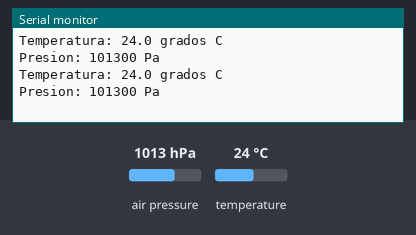
This sketch was run on a simulated Arduino Uno, built with avr-gcc and run on an emulated ATmega328P. Shown: the last lines printed to the serial monitor. Wiring (inferred from the names in the program): BMP180 pressure sensor at I2C address 0x77. The inputs (shaded band) are chosen by the test bench; at power-on: air pressure 1013 hPa, temperature 24 °C.

Above: at 1.2 s.
1.3 s: air pressure set to 952 hPa
At 2.6 s:
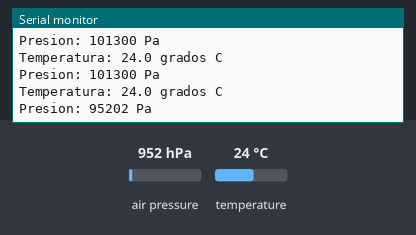
2.8 s: temperature set to 12 °C
At 3.6 s:
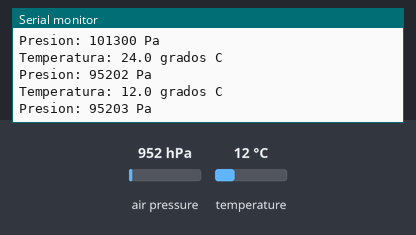
4.3 s: air pressure set to 975 hPa
At 5.9 s:
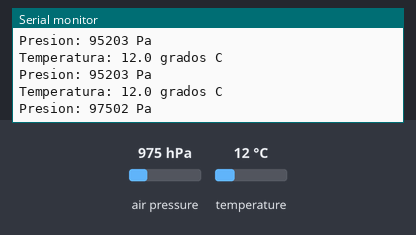
Timing chart, 0 to 7.4 s (numbered marks = the images above; inputs shaded):
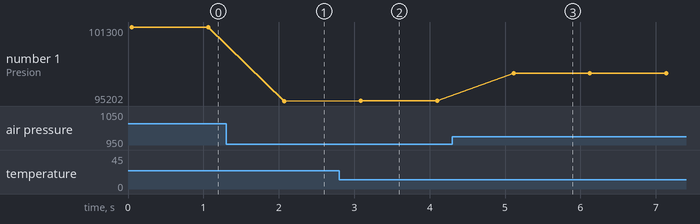

Measured:
- after the input at 1.3 s, the serial monitor: prints a new line after 0.77 s (image 1)
- after the input at 2.8 s, the serial monitor: prints a new line after 0.26 s (image 2)
- after the input at 4.3 s, the serial monitor: prints a new line after 0.81 s (image 3)
- plotted number 1: 101300 → 95202 after the input at 1.3 s, 95202 → 95203 after the input at 2.8 s, 95203 → 97502 after the input at 4.3 s

The sketch:

BMP085_ejemplo.ino
```cpp
/******************************************************************
** Código creado en Electrónica 5Hz                              **
** www.5hz-electronica.com                                       **
** Por: Rafael Almaguer                                          **
**                                                               **
** Descripción del código:                                       **
**                                                               **
** Ejemplo para el sensor de presión y temperatura BMP085        **
**                                                               **
*******************************************************************
Conexiones:
UNO   BMP085

3.3V  VCC
GND   GND
SDA    SDA
SCL    SCL
*/

// Libreria para comunicarse por medio del protocolo I2C
#include <Wire.h>

#define BMP085_ADDRESS 0x77  // dirección I2C del BMP085

const unsigned char OSS = 0;  // Configuración de Oversampling

// Valores de calibración
int ac1;
int ac2;
int ac3;
unsigned int ac4;
unsigned int ac5;
unsigned int ac6;
int b1;
int b2;
int mb;
int mc;
int md;

//b5 es calculado en bmp085GetTemperature(...), esta variable tambien es usada en bmp085GetPressure(...)
//asi que la funcion de temperatura debe ser llamada antes que la de presión
// b5 is calculated in bmp085GetTemperature(...), this variable is also used in bmp085GetPressure(...)
// so ...Temperature(...) must be called before ...Pressure(...).
long b5;

float temperature;
long pressure;

// Usar estos como conversiones de altitud
const float p0 = 101325;     // Pressure at sea level (Pa)
float altitude;

void setup()
{
  Serial.begin(9600);
  Wire.begin();
  bmp085Calibration();
}

void loop()
{
  temperature = bmp085GetTemperature(bmp085ReadUT());
  pressure = bmp085GetPressure(bmp085ReadUP());
  Serial.print("Temperatura: ");
  Serial.print(temperature, 1);
  Serial.println(" grados C");
  Serial.print("Presion: ");
  Serial.print(pressure);
  Serial.println(" Pa");
  Serial.println();

  delay(1000);
}

//***************FUNCIONES I2C***********************************
// Lee 1 byte de el BMP085 en 'address'
char bmp085Read(unsigned char address)
{
  Wire.beginTransmission(BMP085_ADDRESS);
  Wire.write(address);
  Wire.endTransmission();

  Wire.requestFrom(BMP085_ADDRESS, 1);
  wait4data(1);

  return Wire.read();
}

// Lee 2 bytes del BMP085
// Primer byte será desde 'address'
//Segundo byte será desde 'address' + 1
int bmp085ReadInt(unsigned char address)
{
  unsigned char msb, lsb;

  Wire.beginTransmission(BMP085_ADDRESS);
  Wire.write(address);
  Wire.endTransmission();

  Wire.requestFrom(BMP085_ADDRESS, 2);
  wait4data(2);
  msb = Wire.read();
  lsb = Wire.read();

  return (int) msb<<8 | lsb;
}

//Función para hacer más entendible el código,
//espera hasta recibir un cierto número de Bytes por I2C
void wait4data(byte howManyBytes)
{
  while(Wire.available()<howManyBytes);
}

//*****************************************************************

//**************FUNCIONES PARA VALORES DE CALIBRACIÓN y NO COMPENSADOS****************
//Guarda todos los valores de calibración del sensor en variables globales
//Los valores de calibración son requeridos para calcular la presión y temperatura.
//Esta función debe ser llamada al inicio del programa.
void bmp085Calibration()
{
  ac1 = bmp085ReadInt(0xAA);
  ac2 = bmp085ReadInt(0xAC);
  ac3 = bmp085ReadInt(0xAE);
  ac4 = bmp085ReadInt(0xB0);
  ac5 = bmp085ReadInt(0xB2);
  ac6 = bmp085ReadInt(0xB4);
  b1 = bmp085ReadInt(0xB6);
  b2 = bmp085ReadInt(0xB8);
  mb = bmp085ReadInt(0xBA);
  mc = bmp085ReadInt(0xBC);
  md = bmp085ReadInt(0xBE);
}

// Lee el valor de temperatura sin compensar
unsigned int bmp085ReadUT()
{
  unsigned int ut;

  // escribe 0x2E al registro 0xF4
  // Esto solicita la lectura de temperatura
  Wire.beginTransmission(BMP085_ADDRESS);
  Wire.write(0xF4);
  Wire.write(0x2E);
  Wire.endTransmission();

  // Espera al menos 4.5ms
  delay(5);

  // Lee 2 bytes de los registros 0xF6 y 0xF7
  ut = bmp085ReadInt(0xF6);
  return ut;
}

// Lee el valor de presión sin compensar
unsigned long bmp085ReadUP()
{
  unsigned char msb, lsb, xlsb;
  unsigned long up = 0;

  // Escribe 0x34+(OSS<<6) en el registro 0xF4
  // Solicita una lectura de presión con la configuración de Oversampling
  Wire.beginTransmission(BMP085_ADDRESS);
  Wire.write(0xF4);
  Wire.write(0x34 + (OSS<<6));
  Wire.endTransmission();

  // Espera por la conversión, el tiempo de espera es dependiente de OSS
  delay(2 + (3<<OSS));

  // Lee el registro 0xF6 (MSB), 0xF7 (LSB), y 0xF8 (XLSB)
  Wire.beginTransmission(BMP085_ADDRESS);
  Wire.write(0xF6);
  Wire.endTransmission();
  Wire.requestFrom(BMP085_ADDRESS, 3);

  // Espera los datos a estar disponibles
  wait4data(3);
  msb = Wire.read();
  lsb = Wire.read();
  xlsb = Wire.read();

  up = (((unsigned long) msb << 16) | ((unsigned long) lsb << 8) | (unsigned long) xlsb) >> (8-OSS);

  return up;
}

//****************************************************************************************

//**************************TEMPERATURA************************************************
// Calcula la temperatura para un ut dado
// El valor regresado será en décimas de grado centígrado (*0.1 °C)
float bmp085GetTemperature(unsigned int ut)
{
  long x1, x2;

  x1 = (((long)ut - (long)ac6)*(long)ac5) >> 15;
  x2 = ((long)mc << 11)/(x1 + md);
  b5 = x1 + x2;

  short decimasGrados = (b5 + 8)>>4;
  return decimasGrados/10.0;
}

//*************************************************************************************

//*************************PRESIÓN****************************************************
//Calcula presión dada
//Deben conocerse los valores de calibración
//b5 tambien es requerida asi que bmp085GetTemperature(...) debe ser llamada primero
//El valor regresado es en unidades de Pa.
long bmp085GetPressure(unsigned long up)
{
  long x1, x2, x3, b3, b6, p;
  unsigned long b4, b7;

  b6 = b5 - 4000;
  // Calcula B3
  x1 = (b2 * (b6 * b6)>>12)>>11;
  x2 = (ac2 * b6)>>11;
  x3 = x1 + x2;
  b3 = (((((long)ac1)*4 + x3)<<OSS) + 2)>>2;

  // Calcula B4
  x1 = (ac3 * b6)>>13;
  x2 = (b1 * ((b6 * b6)>>12))>>16;
  x3 = ((x1 + x2) + 2)>>2;
  b4 = (ac4 * (unsigned long)(x3 + 32768))>>15;

  b7 = ((unsigned long)(up - b3) * (50000>>OSS));
  if (b7 < 0x80000000)
    p = (b7<<1)/b4;
  else
    p = (b7/b4)<<1;

  x1 = (p>>8) * (p>>8);
  x1 = (x1 * 3038)>>16;
  x2 = (-7357 * p)>>16;
  p += (x1 + x2 + 3791)>>4;

  return p;
}
//*************************************************************************************
```
